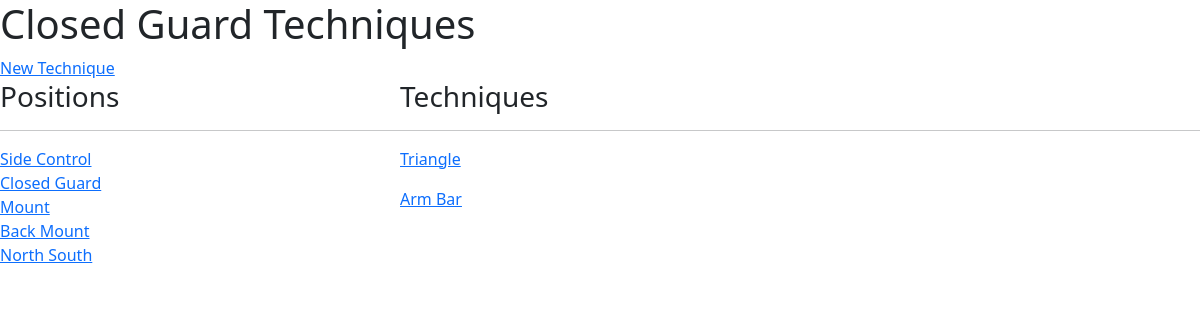
/position/Closed Guard/ (signed in), run on the app's committed database.
### bjjtracker/models.py (models this page shows, shortened)
class Position(models.Model):
    name = models.CharField(primary_key=True, max_length=100)
    concepts = models.TextField(null=True, blank=True)
    def __str__(self):
        return self.name

class Technique(models.Model):
    TOP_BOTTOM = (
        ('top', 'top'),
        ('bottom', 'bottom'),
    )
    name = models.CharField(max_length=100)
    position = models.ForeignKey(Position, on_delete=models.CASCADE)
    topBottom = models.CharField(max_length=10, choices=TOP_BOTTOM, blank=True)
    user = models.ForeignKey(User, on_delete=models.CASCADE)
    tags = models.ManyToManyField('Tag', blank=True)
    date = models.DateTimeField(auto_now=True)
    steps = models.TextField(null=True, blank=True)
    details = models.TextField(null=True, blank=True)
    comments = models.TextField(null=True, blank=True)
    video = models.FileField(null=True, blank=True)
    id = models.UUIDField(default=uuid.uuid4, unique=True, primary_key=True, editable=False)

### bjjtracker/views.py (the view)
# urls.py: path('position/<str:name>/', views.positionView, name='position'),
@login_required(login_url='login')
def positionView(request, name):
    user = request.user
    positions = Position.objects.all()
    position = Position.objects.get(name=name)
    techniques = Technique.objects.filter(position__name=position.name, user=user)
    context = {'positions':positions, 'position': position, 'techniques': techniques}
    return render(request, 'bjjtracker/position.html', context)

### bjjtracker/templates/bjjtracker/position.html (shortened to what this page needs)
{% extends 'main.html' %}
{% block content %}
<h1>{{ position }} Techniques</h1>
<a href="{% url 'create-technique' %}">New Technique</a>
<div class="home-containers">
    <div>
        <h3>Positions</h3>
        <hr>
        {% for position in positions %}
        <div>
            <a href="{% url 'position'  position.name %}">{{ position }}</a>
        </div>
        {% endfor %}
    </div>
    <div>
        <h3>Techniques</h3>
        <hr>
        {% for technique in techniques %}
            <p><a href="{% url 'technique' technique.id %}">{{ technique.name }}</a></p>
        {% endfor %}
    </div>
</div>
{% endblock %}

### static/styles/main.css (style rules this page uses)
.home-containers { display: grid; grid-template-columns: 1fr 2fr; }

### bjjtracker/templates/bjjtracker/position.html (style rules this page uses)
.home-containers { display: grid; grid-template-columns: 1fr 2fr; }

### data on the page
Position: name "Side Control"
Position: name "Closed Guard"
Position: name "Mount"
Position: name "Back Mount"
Position: name "North South"
Technique: name "Triangle"
Technique: name "Arm Bar"
